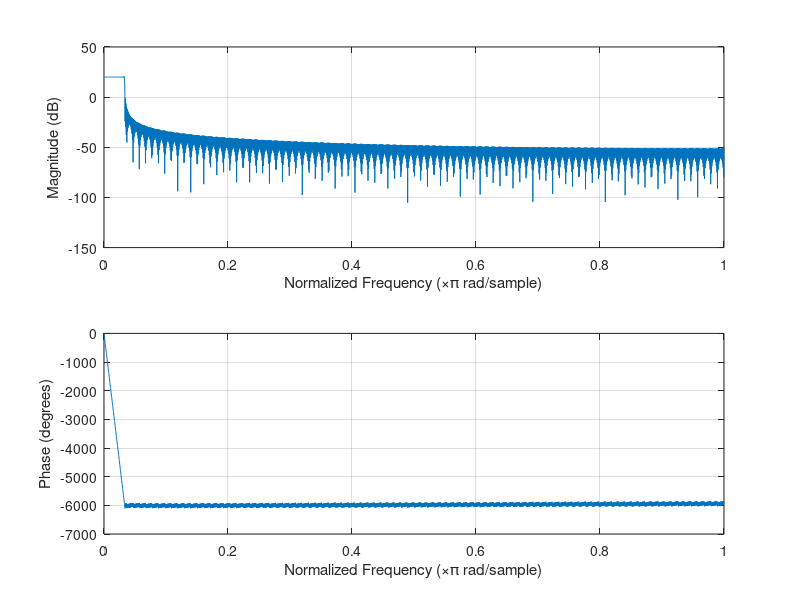

Write the MATLAB code that produced this figure.
w=1/30;
N=2000;
al=zeros(1,floor(N/2));
al(1)=1;
bl=zeros(1,N);
for i=-floor(N/2):floor(N/2)
    bl(i+1+floor(N/2))=sinc(i*w);
end
bl=bl/3;
figure;
freqz(bl,al)